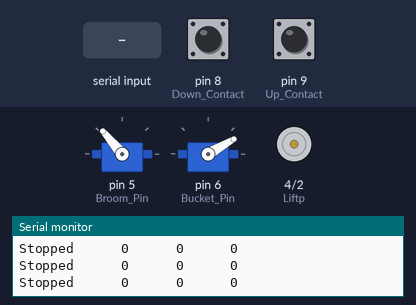
Simulated run of this sketch. Board: Arduino Uno, built with avr-gcc and run on an emulated ATmega328P. On the bench: 2 × servo, motor-driver pin pairs drawn as motors (green arrow = first pin HIGH = forward, orange = second pin HIGH = backward, longer = more drive, scaled by the enable pin), the last lines printed to the serial monitor. Inputs (shaded band) come from the test bench; at power-on: pin 9 (Up_Contact) LOW, pin 8 (Down_Contact) LOW.

Above: at 2.7 s.
2.8 s: "4" received over Serial
At 3.32 s:
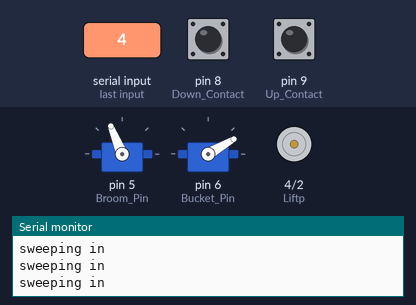
5.8 s: "8" received over Serial
At 6.7 s:
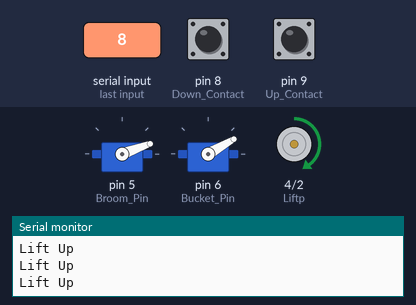
8.8 s: pin 9 (Up_Contact) pulled HIGH for 0.15 s
At 9.9 s:
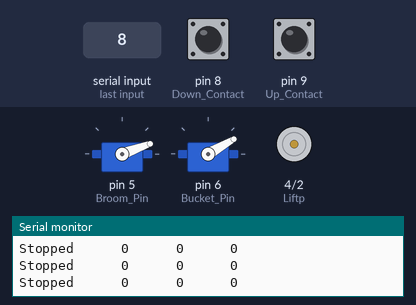
10.5 s: "2" received over Serial
At 11.5 s:
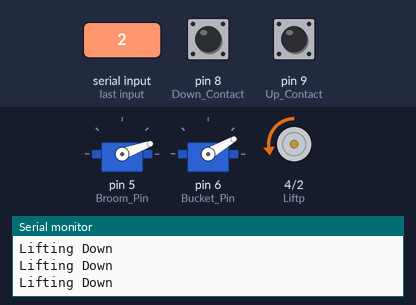
12.0 s: pin 8 (Down_Contact) pulled HIGH for 0.15 s
At 13.0 s:
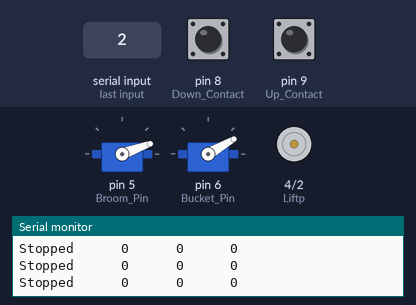
13.6 s: "6" received over Serial
At 14.11 s:
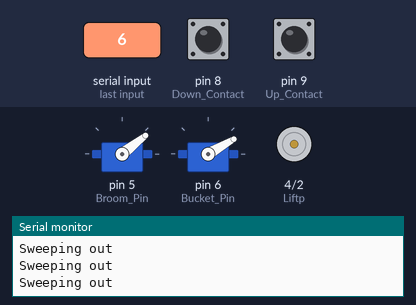
Timing chart, 0 to 17.6 s (numbered marks = the images above; inputs shaded):
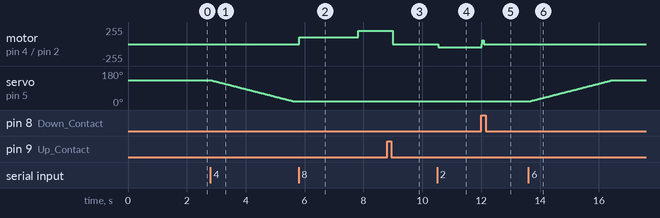

Measured:
- after the input at 2.8 s, servo on pin 5 (Broom_Pin): moves from 130° to 20° over 2.7 s, starting after 0.07 s
- after the input at 5.8 s, motor on pin 4 (Liftp) / pin 2 (Liftn): stopped → forward 100/255 at once, → forward 200/255 2.0 s later
- after the input at 8.8 s, motor on pin 4 (Liftp) / pin 2 (Liftn): forward 200/255 → stopped after 0.20 s
- after the input at 10.5 s, motor on pin 4 (Liftp) / pin 2 (Liftn): stopped → backward 50/255 after 0.05 s
- after the input at 12.0 s, motor on pin 4 (Liftp) / pin 2 (Liftn): backward 50/255 → stopped at once
- after the input at 13.6 s, servo on pin 5 (Broom_Pin): moves from 20° to 130° over 2.7 s, starting after 0.06 s

The sketch:

Smart_DustBin.ino
```cpp
#define Liftp 4
#define Liftn 2
#define Lift_PWM 3
#define Up_Contact 9
#define Down_Contact 8
#define Broom_Pin 5
#define Bucket_Pin 6


#define Sweep_in_Angle 20
#define Sweep_out_Angle 130
#define Dump_Angle  150
#define Collect_Angle 30

#include<Servo.h>

 Servo Broom;
 Servo Bucket;

 int LIFT_UP_SPEED = 100;
 int LIFT_DOWN_SPEED = 50;

 int data=0;
 unsigned long Last_Timer =0;
void setup() {
  // put your setup code here, to run once:
  Serial.begin(9600);
  pinMode(Liftp,OUTPUT);
  pinMode(Liftn,OUTPUT);
  pinMode(Lift_PWM,OUTPUT);

  Broom.attach(Broom_Pin);
  Bucket.attach(Bucket_Pin);

  Broom.write(Sweep_out_Angle);
  delay(500);
  Bucket.write(Collect_Angle);
  delay(1000);

}

void loop() {
  // put your main code here, to run repeatedly:
//
// Lift_up(100);
// delay(2000);
// Lift_down(100);
// delay(2000);
//Dump();
//Serial.println("Dumping");
//delay(2000);
//Collect();
//Serial.println("Collectinng");
//delay(2000);

//Sweep_in();
//Serial.println("in");
//delay(2000);
//Sweep_out();
//Serial.println("Out");
//delay(2000);
if(Serial.available())
{
data = Serial.read();
}

if(data=='8')
{
  Lift_up(LIFT_UP_SPEED);
}

if(data== '2')
{
  Lift_down(LIFT_DOWN_SPEED);

}

if(data== '4')
{
  Sweep_in();
}

if(data== '6')
{
  Sweep_out();
}

if(data== '1')
{
  Collect();
}

 if(data== '3')
 {
  Dump();
 }
if(data == '5')
{
  Sequence();
}

 else
 {
  stops();
 }

Serial.print("      ");
Serial.print(digitalRead(Up_Contact));
Serial.print("      ");
Serial.print(digitalRead(Down_Contact));
Serial.print("      ");
Serial.print(data);

data=0;
Serial.println("  ");
}


void brake()
{
  Serial.print("Brake");
    digitalWrite(Liftp,HIGH);
    digitalWrite(Liftn,HIGH);
}
void stops()
{
   Serial.print("Stopped");
    digitalWrite(Liftp,LOW);
    digitalWrite(Liftn,LOW);
}

int Lift_up(int i)
{

  Last_Timer = millis();
  while(!digitalRead(Up_Contact))
  {
    Serial.println("Lift Up");
    digitalWrite(Liftp,HIGH);
    digitalWrite(Liftn,LOW);
    analogWrite(Lift_PWM,i);
  unsigned long Timer =millis();
  if(Timer - Last_Timer > 2000)
  Lift_up(200);
  }
  delay(100);


}

int Lift_down(int i)
{
   while(!digitalRead(Down_Contact))
   {
  Serial.println("Lifting Down");
    digitalWrite(Liftp,LOW);
    digitalWrite(Liftn,HIGH);
    analogWrite(Lift_PWM,i);
   }
  stops();
  brake();
  delay(25);
    digitalWrite(Liftp,HIGH);
    digitalWrite(Liftn,LOW);
    analogWrite(Lift_PWM,60);
    delay(50);


}

 void Sweep_in()
 {

  for(int i=Sweep_out_Angle; i>=Sweep_in_Angle; i--)
  {
    Broom.write(i);
    Serial.println("sweeping in");
    delay(25);
  }
 }

  void Sweep_out()
 {
  for(int i=Sweep_in_Angle; i<=Sweep_out_Angle; i++)
  {
    Broom.write(i);
    Serial.println("Sweeping out");
    delay(25);
  }
 }

void Collect()
 {

  int i;
  for(i=Dump_Angle; i>=Collect_Angle; i--)
  {
    Bucket.write(i);
    Serial.println("Collecting");
    delay(25);
  }
 }

 void Dump()
 {

  for(int i=Collect_Angle; i<=Dump_Angle; i++)
  {
    Bucket.write(i);
    Serial.println("Dumping");
    delay(25);
 }
 }

void Sequence()
{
  Serial.println(" SEQUENCE INITIATED  ");

  Sweep_in();
  Sweep_out();
  Sweep_in();
  Sweep_out();

  Lift_up(LIFT_UP_SPEED);
  delay(100);

  Dump();
  Collect();
  delay(100);

  Lift_down(LIFT_DOWN_SPEED);

}
```
